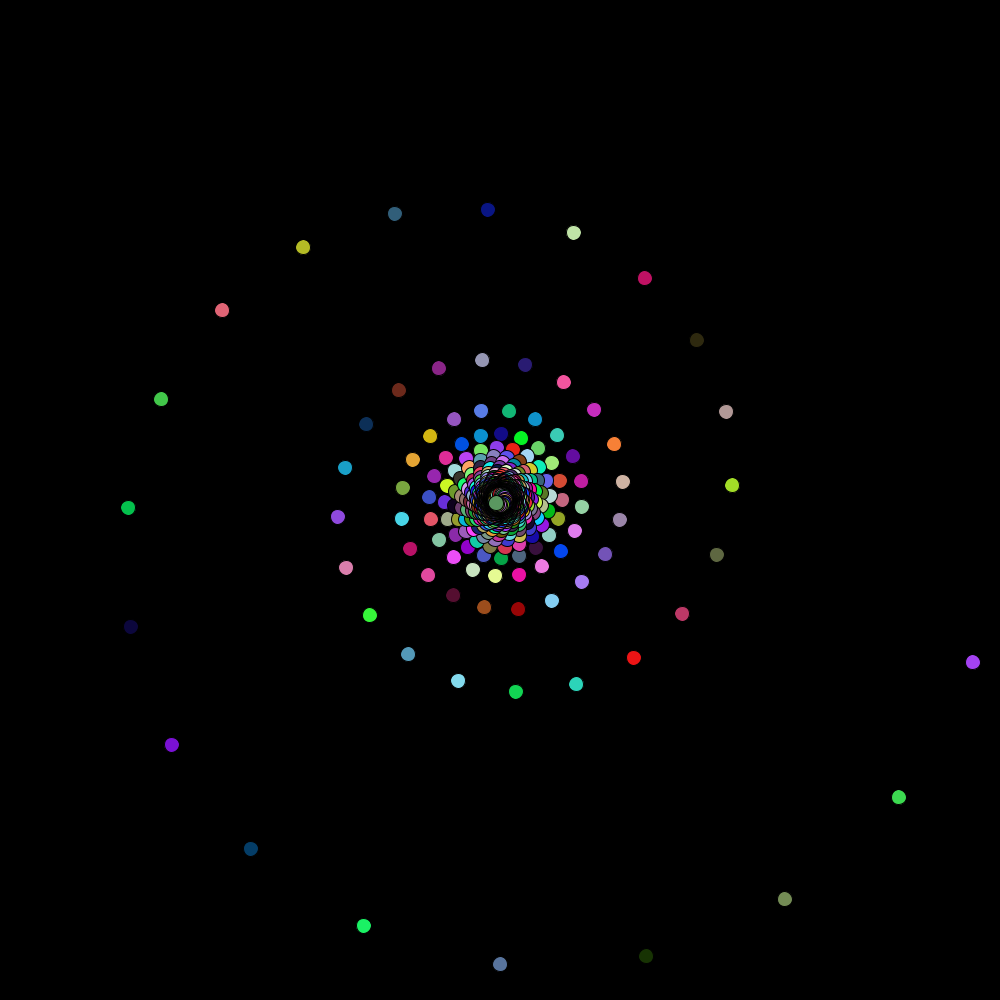
Frame 1 (no input)
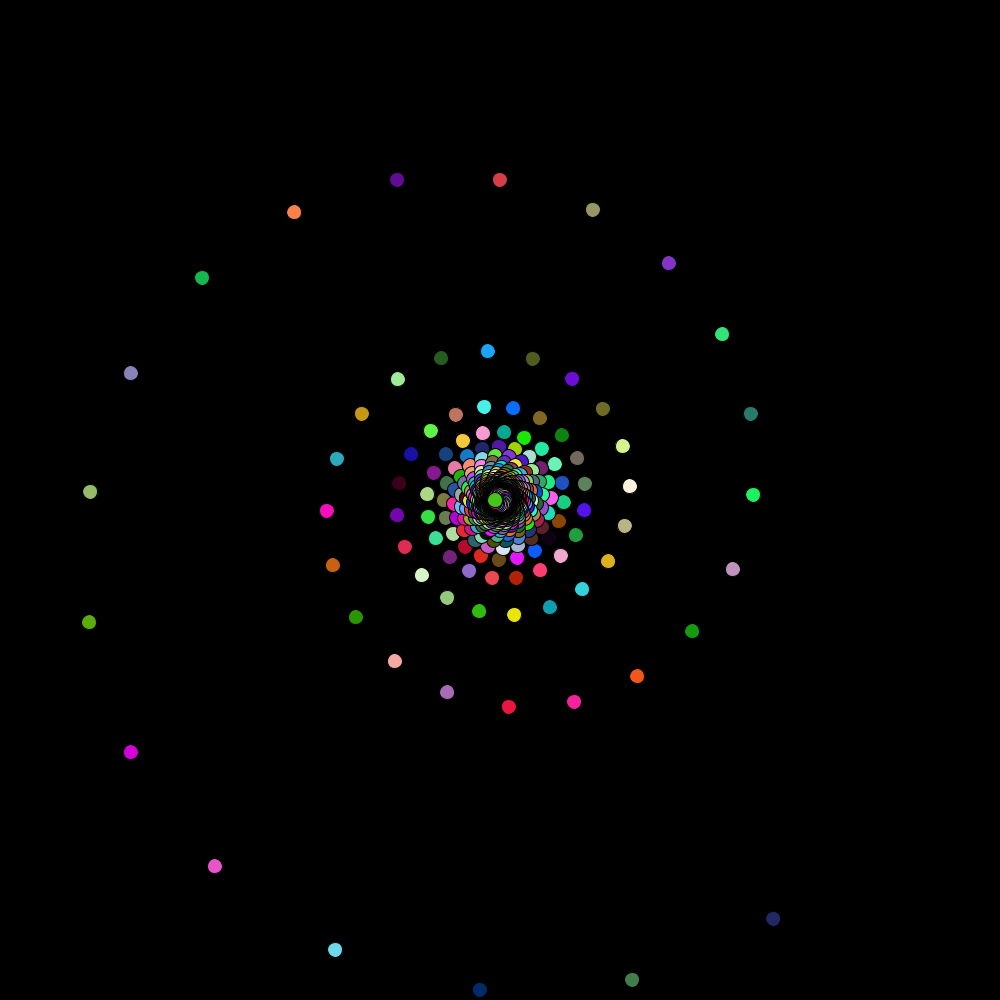
Frame 60 (the mouse pressed at the canvas centre just before this capture)
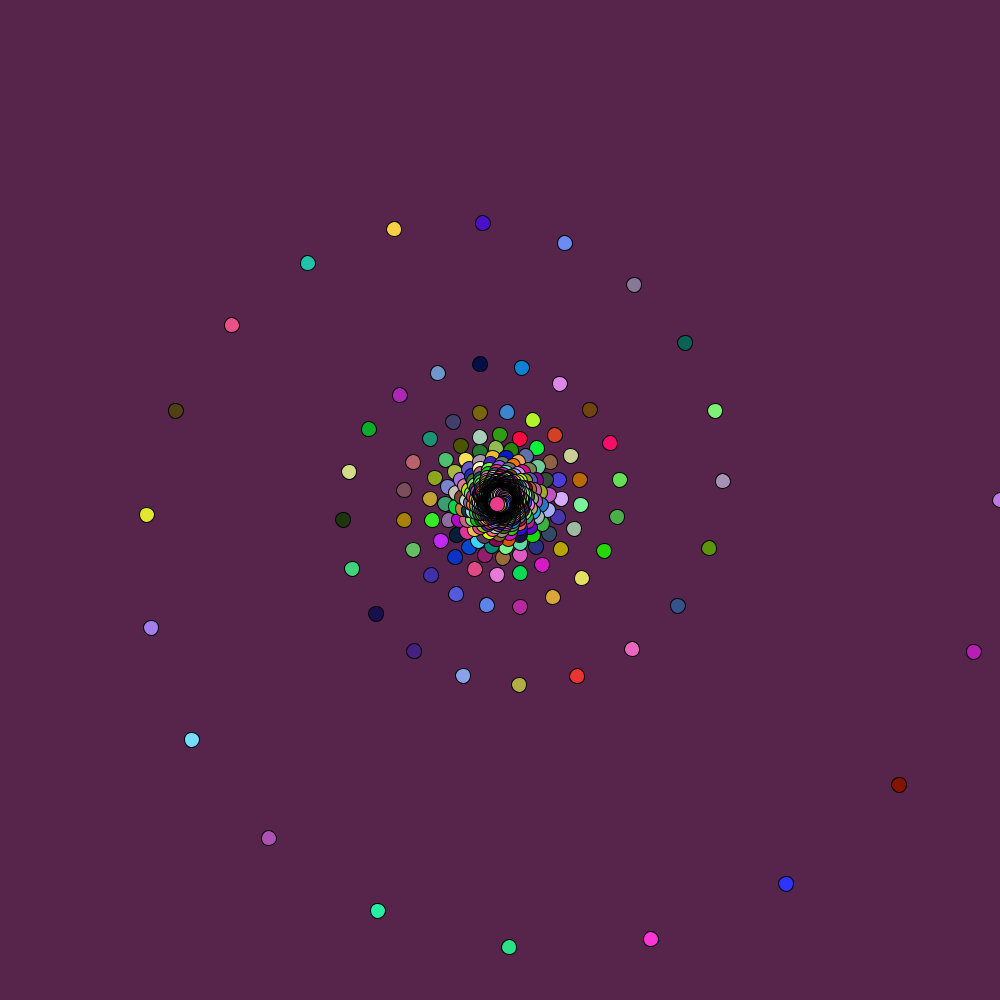
Frame 120 (the mouse held since frame 60 and released just before this capture)

The Processing sketch that drew these frames (run headless with seeded random() and noise(); from frame 60 on, the mouse is pressed at the canvas centre):

// Processing sketch: processing_152718
// ── processing_152718.pde

float i, x, y, fase=0;
void setup() {
  size(1000, 1000);
  frameRate(30);
}
void draw() {
  if(mousePressed) {
    background(random(255), random(255), random (255));//Fondo de colores
    fase=fase-2;//Giro en sentido contrario
  }
  else{
    background(0);
    fase=fase+2;
  }
  for (i=0; i<=100; i=i+0.1) {
    fill (random(255), random(255), random (255));//Bolas de colores
    //x = width/2 + cos(angle) * scalar;
    x = width/2+(cos(i*3.1+PI/19*fase)/sqrt(sq(i)+1)*(width/2));
    //y = height/2 + sin(angle) * scalar;
    y = height/2+(sin(i*3.1+PI/19*fase)/sqrt(sq(i)+1)*(height/2));
    ellipse(x, y, 15, 15);
  }
}
